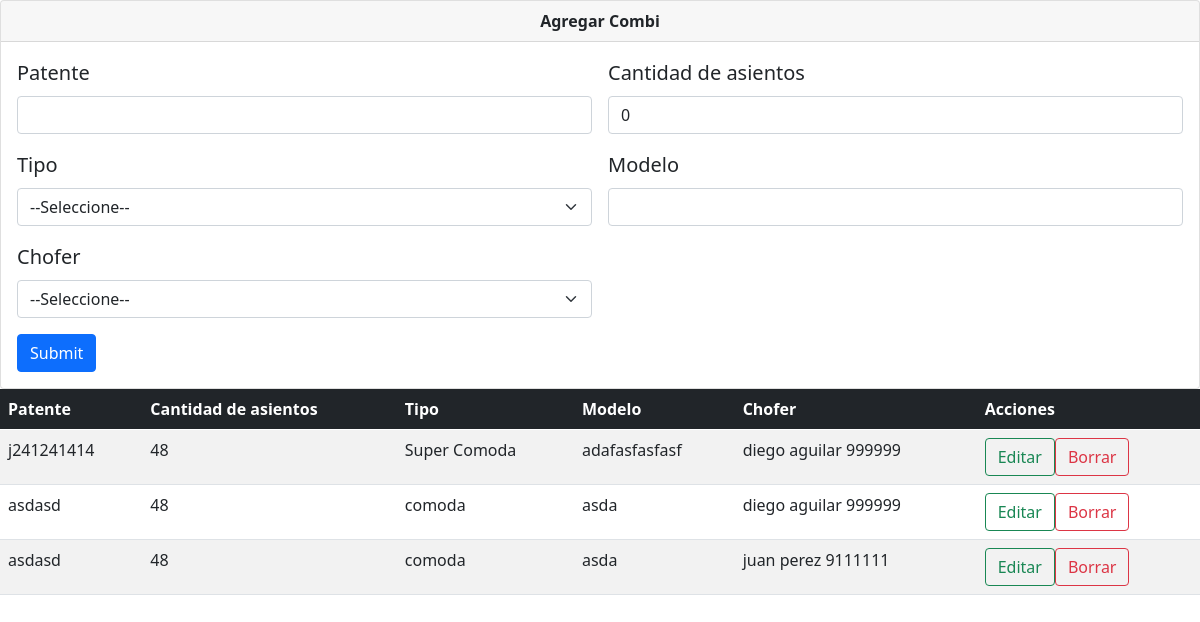
Screenshot of /vista_combis.php (signed in) with the database file from the repository.
### tables this page shows
CREATE TABLE `usuarios` (
  `id` int(11) NOT NULL,
  `email` varchar(30) NOT NULL,
  `nombre` varchar(50) NOT NULL,
  `apellido` varchar(50) NOT NULL,
  `DNI` int(11) NOT NULL,
  `clave` varchar(50) NOT NULL,
  `tipo_usuario` varchar(20) NOT NULL,
  `suspendido` tinyint(1) NOT NULL,
  `suscrito` tinyint(1) NOT NULL,
  `nro_tarjeta` int(11) DEFAULT NULL,
  `cod_seguridad` int(11) DEFAULT NULL,
  `fecha_vencimiento` date DEFAULT NULL,
  `activo` tinyint(1) NOT NULL DEFAULT 1
);

CREATE TABLE `combis` (
  `idc` int(11) NOT NULL,
  `patente` varchar(20) NOT NULL,
  `cantidad_asientos` int(100) NOT NULL,
  `tipo` varchar(20) NOT NULL,
  `modelo` varchar(30) NOT NULL,
  `idu` varchar(30) NOT NULL,
  `activo` tinyint(1) NOT NULL DEFAULT 1
);

### php/acciones_combis.php (called while the page is built, shortened)
<?php
    $update= false;
    $patente = '';
    $cantidad_asientos = 0;
    $modelo = '';

### vista_combis.php (the view, shortened to what this page needs)
<?php
    include 'php/acciones_combis.php';
    function getCombis(){
        $db = conectar();
        $sql = "SELECT * FROM `usuarios` u INNER JOIN `combis` c ON (u.id=c.idu) WHERE c.activo=1 AND u.activo=1";
        $result = mysqli_query($db,$sql);
        $numRows = $result->num_rows;
        if ($numRows > 0) {
            while ($row = $result->fetch_assoc()) {
                $data[] = $row;
            }
            return $data;
        }
    }
?>
<!DOCTYPE html>
<html lang="en">
<head>
        <link href="https://cdn.jsdelivr.net/npm/bootstrap@5.0.0-beta3/dist/css/bootstrap.min.css" rel="stylesheet">
</head>
<?php try{
    ?>
<body>
    <div class="card">
    <div class="card-header text-center">
        <strong>Agregar Combi</strong>
    </div>
    <div class="card-body">
        <blockquote class="blockquote mb-0">
            <form action ="php/acciones_combis.php" class="row g-3" method ="POST">
            <div class="col-md-6">
                <label for="inputEmail4" class="form-label">Patente</label>
                <input type="text" class="form-control" name="patente" placeholder="" value="<?php echo $patente?>" required="">
            </div>
            <div class="col-md-6">
                <label for="inputEmail4" class="form-label">Cantidad de asientos</label>
                <input type="number" class="form-control" name="cantidad_asientos" placeholder="" value="<?php echo $cantidad_asientos?>" required="" min=1 max=99>
            </div>
            <div class="col-md-6">
                <label for="inputZip" class="form-label">Tipo</label>
                <select name="tipo" class="form-select" required>
                    <option value="">--Seleccione--</option>
                </select>
            </div>
            <div class="col-md-6">
                <label for="inputZip" class="form-label">Modelo</label>
                <input type="text" class="form-control" name="modelo" placeholder="" value="<?php echo $modelo?>" required="">
            </div>
            <div class="col-md-6">
                <label for="inputZip" class="form-label">Chofer</label>
                <select name="idu" class="form-select" required>
                    <option value="">--Seleccione--</option>
                </select>
            </div>
                <?php if($update == true){
                    echo "<div class='col-12'> <button type='submit'name='update' class='btn btn-info'>Update</button> </div>";
                    }else{
                    echo "<div class='col-12'> <button type='submit' name='submit' class='btn btn-primary'>Submit</button> </div>";
                    }
                ?>
            </form>
        </blockquote>
    </div>
    </div>
    <table class="table table-striped">
          <thead class="table-dark">
            <tr>
              <th scope="col">Patente</th>
              <th scope="col">Cantidad de asientos</th>
              <th scope="col">Tipo</th>
              <th scope="col">Modelo</th>
              <th scope="col">Chofer</th>
              <th scope="col">Acciones</th>
            </tr>
          </thead>
          <tbody>
            <?php
            $combis = getCombis();
            if(!empty($combis)){
                foreach ($combis as $value) {
                    $idc = $value['idc'];
                    echo
                    "<tr>".
                        "<td>". $value['patente'] . "</td>".
                        "<td>". $value['cantidad_asientos'] . "</td>".
                        "<td>". $value['tipo'] . "</td>".
                        "<td>". $value['modelo'] . "</td>".
                        "<td>". $value['nombre'] . " " . $value['apellido'] . " " . $value['DNI'] . "</td>".
                        "<td>".
                            "<a href='vista_combis.php?edit=$idc'class='btn btn btn-outline-success'>Editar</a>".
                            "<a href='php/acciones_combis.php?delete=$idc'class='btn btn-outline-danger ml-1'>Borrar</a>".
                        "</td>".
                    "</tr>";
                }
            }
              ?>
          </tbody>
        </table>
</body>
<?php
	} catch (Exception $e){
			echo $e->getMessage();
	?>
		  <div class="body">
		 <br><br>
			<a href="pagprincipal.php" > click aqui para volver a la pagina principal </a><br><br>
			<a href="php/cerrarSesion.php" onclick="return SubmitForm(this.form)" value="Eliminar"> Click aqui para cerrar Sesion </a>
	</div>
    <div class= "div_foot">
		<p> Made by : Grupo 40 </p>
	</div>
		<?php
	}
	?>
</html>

### rows the page displays
usuarios: combis.patente "j241241414", combis.cantidad_asientos "48", combis.tipo "Super Comoda", combis.modelo "adafasfasfasf", nombre "diego", apellido "aguilar", DNI "999999", combis.patente "asdasd", combis.tipo "comoda", combis.modelo "asda"
usuarios: combis.patente "asdasd", combis.cantidad_asientos "48", combis.tipo "comoda", combis.modelo "asda", nombre "juan", apellido "perez", DNI "9111111"
